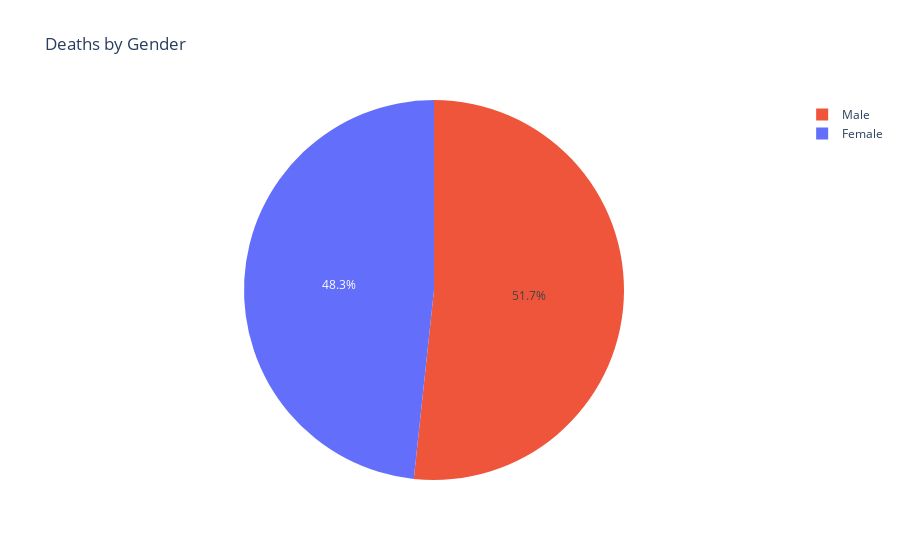

The notebook cell this image was saved under:
### Code cell
pie_chart = px.pie(
    data_frame=df_W_Deaths_Filter,
    values=df_W_Deaths_Filter[
        df_W_Deaths_Filter["indicator_name"] == "By age and sex"
    ].value,
    names=df_W_Deaths_Filter[df_W_Deaths_Filter["indicator_name"] == "By age and sex"][
        "series_name"
    ],
    color=df_W_Deaths_Filter[df_W_Deaths_Filter["indicator_name"] == "By age and sex"][
        "series_name"
    ],
    title="Deaths by Gender",
)
pio.show(pie_chart)

### Figure 1 — Plotly figure (JSON) as saved in the notebook; plotly's stock layout.template omitted (floating-point values rounded to 4 significant figures; data arrays with more than 128 entries replaced by an {"elided": "..."} marker saying what was removed)
{"data": [{"customdata": {"elided": "300x1 str values"}, "domain": {"x": [0, 1], "y": [0, 1]}, "hovertemplate": "label=%{label}<br>value=%{value}<br>color=%{customdata[0]}<extra></extra>", "labels": {"elided": "300 str values"}, "legendgroup": "", "marker": {"colors": {"elided": "300 str values"}}, "name": "", "showlegend": true, "type": "pie", "values": {"elided": "300 int values"}}], "layout": {"legend": {"tracegroupgap": 0}, "title": {"text": "Deaths by Gender"}}}
